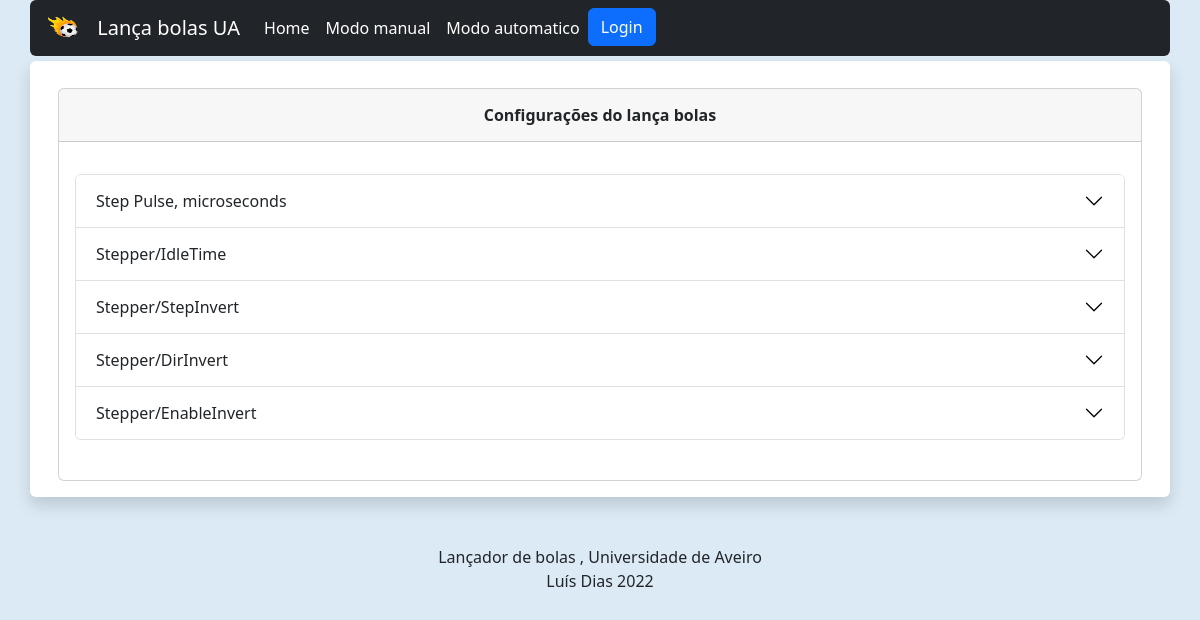
Page /settings on the earlier database version.
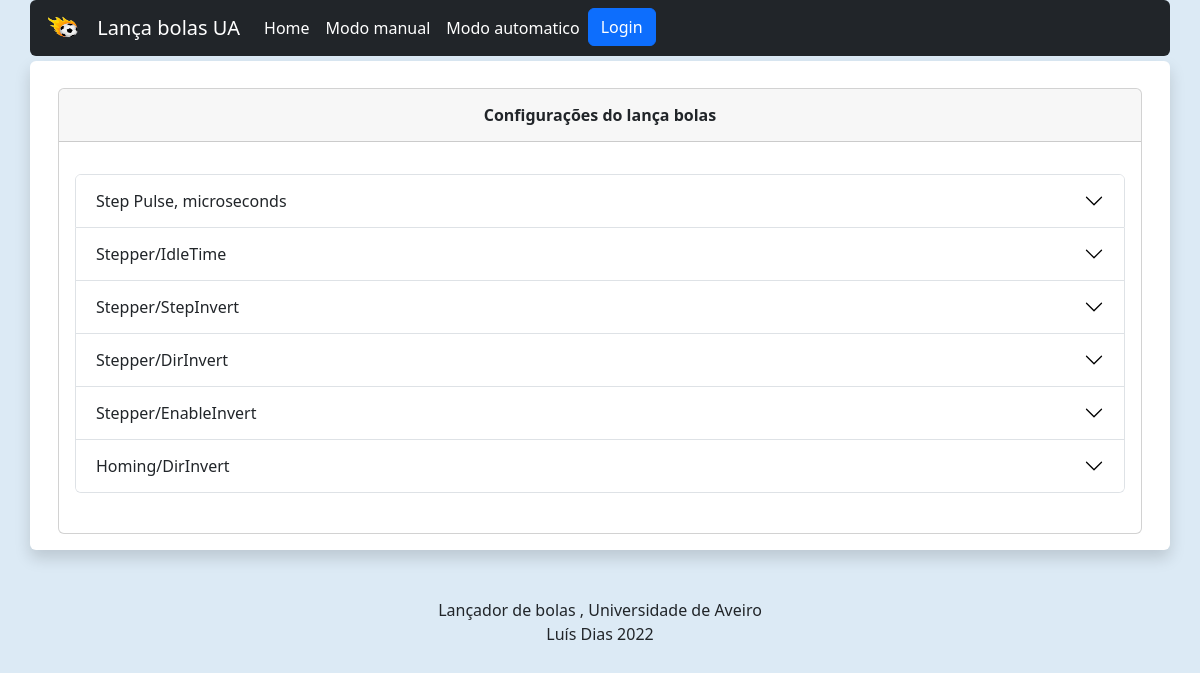
Same page on the later database version.
### appBolas/models.py (models this page shows, shortened)
class SettingsGRBL(models.Model):
    titulo=models.CharField('titulo', max_length=100)
    textoInformação = models.CharField('textoInformação', max_length=2000)          # Cria a coluna para inserir a informação referente à configuração
    valorDefault= models.IntegerField('Default')                                    # Default de cada Configuração
    valorMin= models.IntegerField('Min')                                            # Valor minimo de cada Configuração
    valorMax= models.IntegerField('Max')                                            # Valor minimo de cada Configuração
    comandoGRBL= models.CharField('comandoGRBL', max_length=100)                    # Qual o comando para receber esta configuração

### appBolas/views.py (the view)
# urls.py: path('settings', settingsReturn, name='settings'),                           # settings -> retorna a funcao settings
def settingsReturn(request):
    context ={
            'SettingsGRBL': SettingsGRBL.objects.all(),         # passa uma query com todos os objetos contidos nesta tabela
        }
    return render(request, 'settings.html', context)

### appBolas/templates/settings.html (shortened to what this page needs)
{% load static %}
{% load bootstrap4 %}
<!DOCTYPE html>
<html lang="pt">
<head>
    <link rel="stylesheet" type="text/css" href="{% static 'css/bootstrap.css' %}">
    <link rel="stylesheet" type="text/css" href="{% static 'css/style.css' %}">
    <link rel="stylesheet" href="{% static 'images/icons/bootstrap-icons.css' %} ">
</head>
<body>
    <nav class="container-lg rounded navbar col-12 navbar-expand-lg navbar-dark bg-dark" z-index="999">
        <div class="container-lg col-lg m-auto">
            <a class="navbar-brand" href="">
                <img src="{% static 'images/Logo.png' %}" alt="" class="inline-brand align-top" width="50"
                    height="30">
                Lança bolas UA
            </a>
            <div class="collapse navbar-collapse" id="navbarTogglerDemo03">
                <ul class="navbar-nav me-auto mb-2 mb-lg-0">
                    <li class="nav-item">
                        <a class="nav-link active" aria-current="page" href="/">Home</a>
                    </li>
                    <li class="nav-item">
                        <a class="nav-link active" href="">Modo manual</a>
                    </li>
                    <li class="nav-item" >
                        <a class="nav-link active" href="">Modo automatico</a>
                    </li>
                    <li class="nav-item" >
                        <div class="col" style="color: aliceblue;text-align: right; "><a href="/admin"><button type="button" class="btn btn-primary">Login</button></a></div>
                    </li>
                    <li class="nav-item">
                        <div class="nav-link disable"  ><div id="txt_logado">{{logado}}</div></div>
                    </li>
                </ul>
            </div>
        </div>
    </nav>
    <div id="espacamento_topo"></div>
    <div class="container-lg align-self-sm-auto " >
        <div class="row shadow p-3 mb-5 bg-body rounded text-alg">
            <div class="col-lg-12 align-items-center" style="margin-top: 1%;">
                <div class="card">
                        <div class="card-header">
                                <div id="div_container_but_settings">
                                    <h6>
                                        <strong> Configurações do lança bolas  </strong>
                                    </h6>
                                </div>
                        </div>
                        <div class="card-body">
                        <p class="card-text">
        <div class="accordion" id="accordionExample">
            {% for comando in SettingsGRBL %}
                <div class="accordion-item"><h2 class="accordion-header"
                    id="panelsStayOpen-heading{{ comando.id }}">
                    <button
                    id="botaoSlider{{ comando.id }}" class="accordion-button collapsed" type="button" data-bs-toggle="collapse"
                    data-bs-target="#panelsStayOpen-collapse{{ comando.id }}" aria-expanded="false"
                    aria-controls="panelsStayOpen-collapse{{ comando.id }}">
                      {{ comando.titulo }}
                  </button>
                </h2>
            </div>
            {% endfor %}
            </div>
        </div>
                    <div>
                        <br>
                    </div>
            </div>
        </div>
    </div>
    <div class="row-lg text-alg"  >
            Lançador de bolas , Universidade de Aveiro
            <p>Luís Dias 2022</p>
    </div>
</body>
</html>

Differences in the rows shown:
added SettingsGRBL: titulo "Homing/DirInvert"
